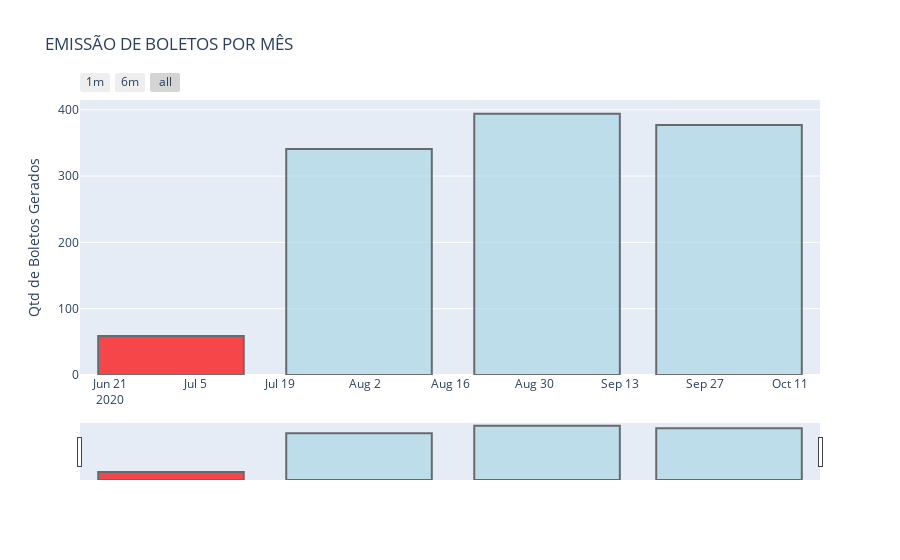

The cell this chart's notebook holds for it:
### Code cell
data = [go.Bar(x=Emissao_boletos_por_mes.index,
               y=Emissao_boletos_por_mes.values,
               marker = {'color':Cores_Emissao_boletos_por_mes,
                         'line':{'color':'#333',
                                  'width':2}
                        },
               opacity=0.7
              )
                    
       ]

#configuracoes_layout = go.Layout(title='Emissão de Boletos por mês (IncorpNet)',
 #                               yaxis={'title':'Qtd de Boletos Gerados'},
  #                              xaxis={'title':'Período'})

configuracoes_layout = dict(
    title="EMISSÃO DE BOLETOS POR MÊS",
    xaxis=dict(
        rangeselector=dict(
            buttons=list([
                dict(count=1,
                     label='1m',
                     step='month',
                     stepmode='backward'),
                dict(count=6,
                     label='6m',
                     step='month',
                     stepmode='backward'),
                dict(step='all')
            ])
        ),
        rangeslider=dict(
            visible = True
        ),
        type='date'
    ),
     yaxis={'title':'Qtd de Boletos Gerados'},
   )    


fig = go.Figure(data=data, layout=configuracoes_layout)

py.iplot(fig)

### Figure 1 — Plotly figure (JSON) as saved in the notebook; plotly's stock layout.template omitted (floating-point values rounded to 4 significant figures)
{"data": [{"marker": {"color": ["red", "lightblue", "lightblue", "lightblue"], "line": {"color": "#333", "width": 2}}, "opacity": 0.7, "type": "bar", "x": ["2020-07", "2020-08", "2020-09", "2020-10"], "y": [59, 341, 394, 377]}], "layout": {"title": {"text": "EMISSÃO DE BOLETOS POR MÊS"}, "xaxis": {"rangeselector": {"buttons": [{"count": 1, "label": "1m", "step": "month", "stepmode": "backward"}, {"count": 6, "label": "6m", "step": "month", "stepmode": "backward"}, {"step": "all"}]}, "rangeslider": {"visible": true}, "type": "date"}, "yaxis": {"title": {"text": "Qtd de Boletos Gerados"}}}}
